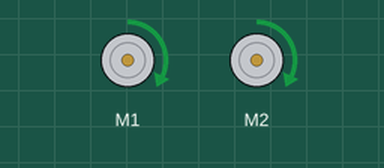
Bench run of a program on a simulated BBC micro:bit (MakeCode). Parts: 2 × DC motor (green arrow = forward, orange = backward, longer = faster).

Above: at 0.1 s.
At 2.1 s:
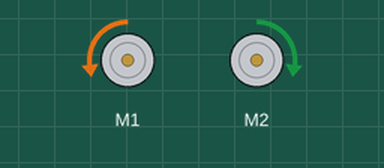
At 4.6 s:
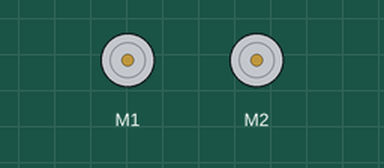
Timing chart, 0 to 6.1 s (numbered marks = the images above):
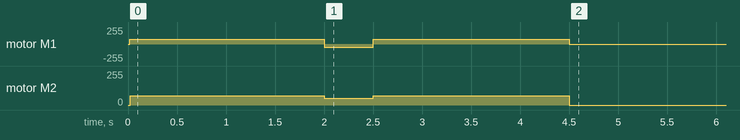

The program:

main.ts
```typescript
maqueen.motorRun(maqueen.Motors.All, maqueen.Dir.CW, 70)
basic.pause(2000)
maqueen.motorRun(maqueen.Motors.M1, maqueen.Dir.CCW, 50)
maqueen.motorRun(maqueen.Motors.M2, maqueen.Dir.CW, 50)
basic.pause(500)
maqueen.motorRun(maqueen.Motors.All, maqueen.Dir.CW, 70)
basic.pause(2000)
maqueen.motorStop(maqueen.Motors.All)
basic.forever(function () {

})
```

test.ts
```typescript
// aquí va el archivo "tests"; esto no se compilará cuando este paquete se utilice como una extensión.
```
